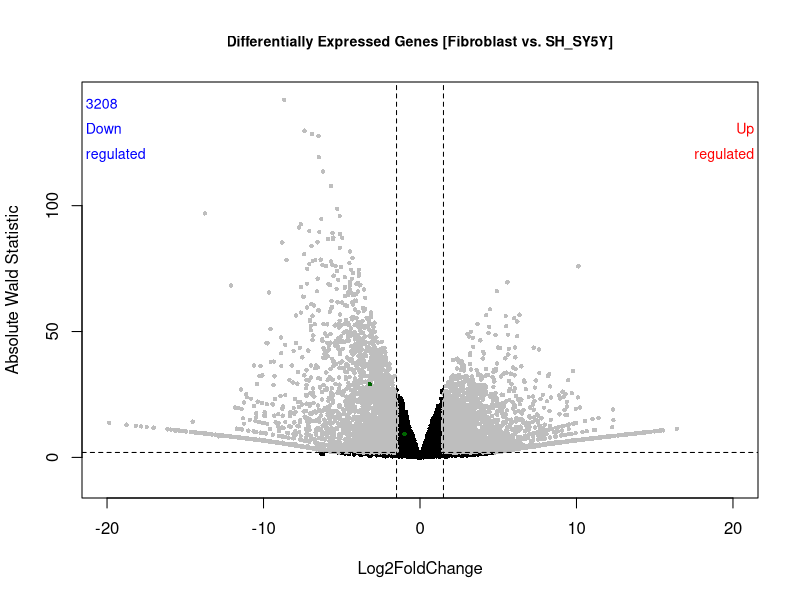

Reproduce this figure in R. (Note: this script raises an error after producing the figure.)
setwd("/Users/madhavmakkena/Desktop/R/New")
list.files()
result <- read.csv("result.csv", header = T, row.names = 1)
count <- read.csv("count.csv", header = T, row.names = 1)

Expression <- function(result){
  result_subset<-subset(result[c("HMGCR","NPC2"),])
  # result_subset<-subset(result[c(row.names(Cholesterol_Total_Data)),])
  result_up<-subset(result, pvalue<=0.05 & log2FoldChange >= 1.5)
  result_down<-subset(result, pvalue<=0.05 & log2FoldChange <= -1.5)
  result_nochange<-subset(result, (pvalue<=0.05 & (log2FoldChange >-1.5 &  log2FoldChange < 1.5)) | (pvalue>0.05))
  plot(abs(result$stat)~result$log2FoldChange, pch=16, cex=0.6, col="black", ylim = c(-10,(ceiling(max(abs(result$stat))))), xlim = c(-(ceiling(max(abs(result$log2FoldChange)))),(ceiling(max(abs(result$log2FoldChange))))), xlab="Log2FoldChange", ylab="Absolute Wald Statistic", main="Differentially Expressed Genes [Fibroblast vs. SH_SY5Y]", cex.main=.85)
  text(-22,130, "Down", col = "Blue", pos = 4, cex = .85)
  text(-22,120, "regulated", col = "Blue", pos = 4, cex = .85)
  text(-22,140, (nrow(result_down)), col = "Blue", pos = 4, cex = .85)
  text(22,130, "Up", col = "Red", pos = 2, cex = .85)
  text(22,120, "regulated", col = "Red", pos = 2, cex = .85)
  # text(22,140, (nrow(result_up)), col = "Red", pos = 2, cex = .85)
  # text(-22,-8, (nrow(result_nochange)), col = "Black", pos = 4, cex = .85)
  # print((nrow(result_up)))
  points(abs(result_up$stat)~result_up$log2FoldChange, pch=16, cex=0.6, col="grey")
  points(abs(result_down$stat)~result_down$log2FoldChange, pch=16, cex=0.6, col="grey")
  points(abs(result_subset$stat)~result_subset$log2FoldChange, pch=16, cex=0.6, col="darkgreen")
  abline(h=min(abs(subset(result, pvalue<0.05)$stat)), v=c(1.5,-1.5), lty=2)
}

Expression(result)


result_up


install.packages("plyr")

test5<-c("a")

# write.csv(result_up, "result_up.csv", row.names=TRUE)
# write.csv(result_down, "result_down.csv", row.names=TRUE)
# write.csv(result_nochange, "result_nochange.csv", row.names=TRUE)

Expression(result)

subset(count[c("ANXA6", "NPC1", "ALK"),])

result[c("C8A"),]
count[c("C8A"),]

statVolcano<-function(res){
  up<-subset(res, padj<0.005 & log2FoldChange > 1)
  down<-subset(res, padj<0.005 & log2FoldChange < -1)
  plot(abs(res$stat)~res$log2FoldChange, pch=16, cex=0.6, col="black", xlab="Log2FoldChange", ylab="Absolute Wald Statistic", main="DEGs")
  points(abs(up$stat)~up$log2FoldChange, pch=16, cex=0.6, col="red")
  points(abs(down$stat)~down$log2FoldChange, pch=16, cex=0.6, col="blue")
  abline(h=min(abs(subset(res, padj<0.05)$stat)), v=c(1,-1), lty=2)
}
